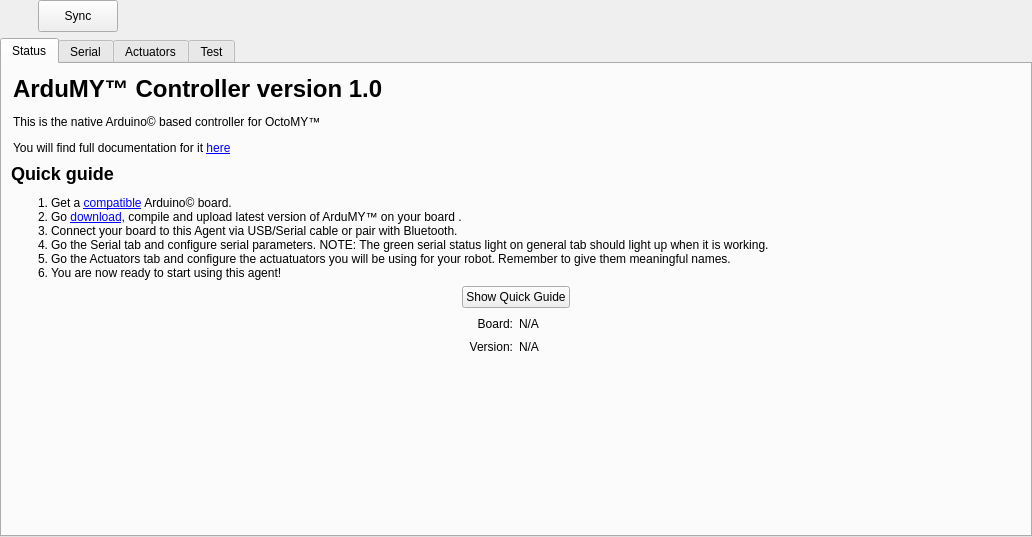
<?xml version="1.0" encoding="UTF-8"?>
<ui version="4.0">
 <class>ArduMYControllerWidget</class>
 <widget class="QWidget" name="ArduMYControllerWidget">
  <property name="geometry">
   <rect>
    <x>0</x>
    <y>0</y>
    <width>1032</width>
    <height>537</height>
   </rect>
  </property>
  <property name="windowTitle">
   <string>Form</string>
  </property>
  <layout class="QVBoxLayout" name="verticalLayout_2">
   <property name="leftMargin">
    <number>0</number>
   </property>
   <property name="topMargin">
    <number>0</number>
   </property>
   <property name="rightMargin">
    <number>0</number>
   </property>
   <property name="bottomMargin">
    <number>0</number>
   </property>
   <item>
    <layout class="QHBoxLayout" name="horizontalLayout_2">
     <item>
      <widget class="TryToggle" name="tryToggleConnect" native="true">
       <property name="sizePolicy">
        <sizepolicy hsizetype="Minimum" vsizetype="Minimum">
         <horstretch>0</horstretch>
         <verstretch>0</verstretch>
        </sizepolicy>
       </property>
       <property name="minimumSize">
        <size>
         <width>32</width>
         <height>32</height>
        </size>
       </property>
      </widget>
     </item>
     <item>
      <widget class="QPushButton" name="pushButtonSync">
       <property name="sizePolicy">
        <sizepolicy hsizetype="Minimum" vsizetype="Minimum">
         <horstretch>0</horstretch>
         <verstretch>0</verstretch>
        </sizepolicy>
       </property>
       <property name="minimumSize">
        <size>
         <width>32</width>
         <height>32</height>
        </size>
       </property>
       <property name="text">
        <string>Sync</string>
       </property>
      </widget>
     </item>
     <item>
      <spacer name="horizontalSpacer_6">
       <property name="orientation">
        <enum>Qt::Horizontal</enum>
       </property>
       <property name="sizeHint" stdset="0">
        <size>
         <width>40</width>
         <height>20</height>
        </size>
       </property>
      </spacer>
     </item>
    </layout>
   </item>
   <item>
    <widget class="QTabWidget" name="tabWidget">
     <property name="currentIndex">
      <number>0</number>
     </property>
     <widget class="QWidget" name="tabStatus">
      <attribute name="title">
       <string>Status</string>
      </attribute>
      <layout class="QGridLayout" name="gridLayout">
       <item row="0" column="0" colspan="4">
        <widget class="QLabel" name="labelIntroduction">
         <property name="text">
          <string>&lt;table width=&quot;100%&quot;&gt;
&lt;tr&gt;
&lt;td&gt;
&lt;h1&gt;ArduMY™ Controller version 1.0&lt;/h1&gt;
&lt;p&gt;This is the native Arduino© based controller for OctoMY™&lt;/p&gt;
&lt;p&gt;You will find full documentation for it &lt;a href=&quot;http://www.octomy.org/documentation/development/architectual-overview/ardumy&quot; &gt;here&lt;/a&gt;&lt;/p&gt;
&lt;/td&gt;
&lt;td&gt;
&lt;img src=&quot;qrc:/images/ardumy_badge.svg&quot; alt=&quot;ArduMY™ Badge&quot; style=&quot;float:right; display:block;&quot;/&gt;
&lt;/td&gt;
&lt;/tr&gt;
&lt;/table&gt;</string>
         </property>
         <property name="openExternalLinks">
          <bool>true</bool>
         </property>
        </widget>
       </item>
       <item row="1" column="0" colspan="4">
        <widget class="QLabel" name="labelQuickGuide">
         <property name="text">
          <string>&lt;h2&gt;Quick guide&lt;/h2&gt;
&lt;ol&gt;
&lt;li&gt;Get a &lt;a href=&quot;http://www.octomy.org/documentation/development/architectual-overview/ardumy&quot; &gt;compatible&lt;/a&gt; Arduino© board.&lt;/li&gt;
&lt;li&gt;Go &lt;a href=&quot;http://www.octomy.org/documentation/development/architectual-overview/ardumy&quot; &gt;download&lt;/a&gt;, compile and upload latest version of ArduMY™ on your board .&lt;/li&gt;
&lt;li&gt;Connect your board to this Agent via USB/Serial cable or pair with Bluetooth.&lt;/li&gt;
&lt;li&gt;Go the Serial tab and configure serial parameters. NOTE: The green serial status light on general tab should light up when it is working.&lt;/li&gt;
&lt;li&gt;Go the Actuators tab and configure the actuatuators you will be using for your robot. Remember to give them meaningful names.&lt;/li&gt;
&lt;li&gt;You are now ready to start using this agent!&lt;/li&gt;
&lt;/ol&gt;</string>
         </property>
         <property name="openExternalLinks">
          <bool>true</bool>
         </property>
        </widget>
       </item>
       <item row="2" column="1" colspan="2">
        <widget class="QPushButton" name="pushButtonShowQuickGuide">
         <property name="text">
          <string>Show Quick Guide</string>
         </property>
         <property name="checkable">
          <bool>true</bool>
         </property>
        </widget>
       </item>
       <item row="3" column="0">
        <spacer name="horizontalSpacer">
         <property name="orientation">
          <enum>Qt::Horizontal</enum>
         </property>
         <property name="sizeHint" stdset="0">
          <size>
           <width>292</width>
           <height>20</height>
          </size>
         </property>
        </spacer>
       </item>
       <item row="3" column="1">
        <widget class="QLabel" name="label_2">
         <property name="text">
          <string>Board:</string>
         </property>
         <property name="alignment">
          <set>Qt::AlignRight|Qt::AlignTrailing|Qt::AlignVCenter</set>
         </property>
        </widget>
       </item>
       <item row="3" column="2">
        <widget class="QLabel" name="labelBoardType">
         <property name="text">
          <string>N/A</string>
         </property>
        </widget>
       </item>
       <item row="3" column="3">
        <spacer name="horizontalSpacer_2">
         <property name="orientation">
          <enum>Qt::Horizontal</enum>
         </property>
         <property name="sizeHint" stdset="0">
          <size>
           <width>292</width>
           <height>20</height>
          </size>
         </property>
        </spacer>
       </item>
       <item row="4" column="1">
        <widget class="QLabel" name="label_4">
         <property name="text">
          <string>Version:</string>
         </property>
         <property name="alignment">
          <set>Qt::AlignRight|Qt::AlignTrailing|Qt::AlignVCenter</set>
         </property>
        </widget>
       </item>
       <item row="4" column="2">
        <widget class="QLabel" name="labelBoardVersion">
         <property name="text">
          <string>N/A</string>
         </property>
        </widget>
       </item>
       <item row="5" column="0" colspan="4">
        <spacer name="verticalSpacer">
         <property name="orientation">
          <enum>Qt::Vertical</enum>
         </property>
         <property name="sizeHint" stdset="0">
          <size>
           <width>20</width>
           <height>211</height>
          </size>
         </property>
        </spacer>
       </item>
      </layout>
      <zorder>labelBoardType</zorder>
      <zorder>label_4</zorder>
      <zorder>labelBoardVersion</zorder>
      <zorder>verticalSpacer</zorder>
      <zorder>horizontalSpacer</zorder>
      <zorder>horizontalSpacer_2</zorder>
      <zorder>labelIntroduction</zorder>
      <zorder>label_2</zorder>
      <zorder>pushButtonShowQuickGuide</zorder>
      <zorder>labelQuickGuide</zorder>
     </widget>
     <widget class="QWidget" name="tabSerial">
      <attribute name="title">
       <string>Serial</string>
      </attribute>
      <layout class="QGridLayout" name="gridLayout_5">
       <item row="0" column="0">
        <widget class="SerialSettingsWidget" name="widgetSerialSettings" native="true"/>
       </item>
      </layout>
     </widget>
     <widget class="QWidget" name="tabActuators">
      <attribute name="title">
       <string>Actuators</string>
      </attribute>
      <layout class="QGridLayout" name="gridLayout_2">
       <item row="1" column="0">
        <widget class="ActuatorManagerWidget" name="widgetActuatorManager" native="true">
         <property name="sizePolicy">
          <sizepolicy hsizetype="Expanding" vsizetype="Expanding">
           <horstretch>0</horstretch>
           <verstretch>0</verstretch>
          </sizepolicy>
         </property>
        </widget>
       </item>
       <item row="0" column="0">
        <layout class="QHBoxLayout" name="horizontalLayout">
         <item>
          <widget class="QLabel" name="label_3">
           <property name="text">
            <string>Add Actuator</string>
           </property>
          </widget>
         </item>
         <item>
          <widget class="QComboBox" name="comboBoxAddActuator">
           <item>
            <property name="text">
             <string>Select type...</string>
            </property>
           </item>
           <item>
            <property name="text">
             <string>RC Servo</string>
            </property>
            <property name="icon">
             <iconset resource="../resources/icons.qrc">
              <normaloff>:/icons/rc_servo.svg</normaloff>:/icons/rc_servo.svg</iconset>
            </property>
           </item>
           <item>
            <property name="text">
             <string>Step Motor</string>
            </property>
            <property name="icon">
             <iconset resource="../resources/icons.qrc">
              <normaloff>:/icons/stepper_motor.svg</normaloff>:/icons/stepper_motor.svg</iconset>
            </property>
           </item>
           <item>
            <property name="text">
             <string>DC Motor</string>
            </property>
            <property name="icon">
             <iconset resource="../resources/icons.qrc">
              <normaloff>:/icons/dc_motor.svg</normaloff>:/icons/dc_motor.svg</iconset>
            </property>
           </item>
           <item>
            <property name="text">
             <string>Relay Switch</string>
            </property>
            <property name="icon">
             <iconset resource="../resources/icons.qrc">
              <normaloff>:/icons/relay.svg</normaloff>:/icons/relay.svg</iconset>
            </property>
           </item>
          </widget>
         </item>
         <item>
          <spacer name="horizontalSpacer_3">
           <property name="orientation">
            <enum>Qt::Horizontal</enum>
           </property>
           <property name="sizeHint" stdset="0">
            <size>
             <width>40</width>
             <height>20</height>
            </size>
           </property>
          </spacer>
         </item>
        </layout>
       </item>
      </layout>
     </widget>
     <widget class="QWidget" name="tabTest">
      <attribute name="title">
       <string>Test</string>
      </attribute>
      <layout class="QGridLayout" name="gridLayout_4">
       <item row="0" column="0">
        <spacer name="horizontalSpacer_5">
         <property name="orientation">
          <enum>Qt::Horizontal</enum>
         </property>
         <property name="sizeHint" stdset="0">
          <size>
           <width>479</width>
           <height>20</height>
          </size>
         </property>
        </spacer>
       </item>
       <item row="0" column="2">
        <layout class="QVBoxLayout" name="verticalLayout">
         <item>
          <widget class="ArduinoPinSelector" name="widgetPinThing_1" native="true">
           <property name="sizePolicy">
            <sizepolicy hsizetype="Minimum" vsizetype="Minimum">
             <horstretch>0</horstretch>
             <verstretch>0</verstretch>
            </sizepolicy>
           </property>
           <property name="minimumSize">
            <size>
             <width>32</width>
             <height>32</height>
            </size>
           </property>
          </widget>
         </item>
         <item>
          <widget class="ArduinoPinSelector" name="widgetPinThing_2" native="true">
           <property name="sizePolicy">
            <sizepolicy hsizetype="Minimum" vsizetype="Minimum">
             <horstretch>0</horstretch>
             <verstretch>0</verstretch>
            </sizepolicy>
           </property>
           <property name="minimumSize">
            <size>
             <width>32</width>
             <height>32</height>
            </size>
           </property>
          </widget>
         </item>
         <item>
          <widget class="ArduinoPinSelector" name="widgetPinThing_3" native="true">
           <property name="sizePolicy">
            <sizepolicy hsizetype="Minimum" vsizetype="Minimum">
             <horstretch>0</horstretch>
             <verstretch>0</verstretch>
            </sizepolicy>
           </property>
           <property name="minimumSize">
            <size>
             <width>32</width>
             <height>32</height>
            </size>
           </property>
          </widget>
         </item>
         <item>
          <widget class="ArduinoPinSelector" name="widgetPinThing_4" native="true">
           <property name="sizePolicy">
            <sizepolicy hsizetype="Minimum" vsizetype="Minimum">
             <horstretch>0</horstretch>
             <verstretch>0</verstretch>
            </sizepolicy>
           </property>
           <property name="minimumSize">
            <size>
             <width>32</width>
             <height>32</height>
            </size>
           </property>
          </widget>
         </item>
         <item>
          <widget class="ArduinoPinSelector" name="widgetPinThing_5" native="true">
           <property name="sizePolicy">
            <sizepolicy hsizetype="Minimum" vsizetype="Minimum">
             <horstretch>0</horstretch>
             <verstretch>0</verstretch>
            </sizepolicy>
           </property>
           <property name="minimumSize">
            <size>
             <width>32</width>
             <height>32</height>
            </size>
           </property>
          </widget>
         </item>
         <item>
          <widget class="ArduinoPinSelector" name="widgetPinThing_6" native="true">
           <property name="sizePolicy">
            <sizepolicy hsizetype="Minimum" vsizetype="Minimum">
             <horstretch>0</horstretch>
             <verstretch>0</verstretch>
            </sizepolicy>
           </property>
           <property name="minimumSize">
            <size>
             <width>32</width>
             <height>32</height>
            </size>
           </property>
          </widget>
         </item>
        </layout>
       </item>
       <item row="0" column="3">
        <spacer name="horizontalSpacer_4">
         <property name="orientation">
          <enum>Qt::Horizontal</enum>
         </property>
         <property name="sizeHint" stdset="0">
          <size>
           <width>479</width>
           <height>20</height>
          </size>
         </property>
        </spacer>
       </item>
       <item row="1" column="2">
        <spacer name="verticalSpacer_2">
         <property name="orientation">
          <enum>Qt::Vertical</enum>
         </property>
         <property name="sizeHint" stdset="0">
          <size>
           <width>20</width>
           <height>485</height>
          </size>
         </property>
        </spacer>
       </item>
      </layout>
     </widget>
    </widget>
   </item>
  </layout>
 </widget>
 <customwidgets>
  <customwidget>
   <class>TryToggle</class>
   <extends>QWidget</extends>
   <header location="global">widgets/TryToggle.hpp</header>
   <container>1</container>
  </customwidget>
  <customwidget>
   <class>ActuatorManagerWidget</class>
   <extends>QWidget</extends>
   <header location="global">widgets/ActuatorManagerWidget.hpp</header>
   <container>1</container>
  </customwidget>
  <customwidget>
   <class>SerialSettingsWidget</class>
   <extends>QWidget</extends>
   <header location="global">hw/serial/SerialSettingsWidget.hpp</header>
   <container>1</container>
  </customwidget>
  <customwidget>
   <class>ArduinoPinSelector</class>
   <extends>QWidget</extends>
   <header location="global">widgets/ArduinoPinSelector.hpp</header>
   <container>1</container>
  </customwidget>
 </customwidgets>
 <resources>
  <include location="../resources/icons.qrc"/>
  <include location="../resources/icons.qrc"/>
 </resources>
 <connections/>
</ui>
